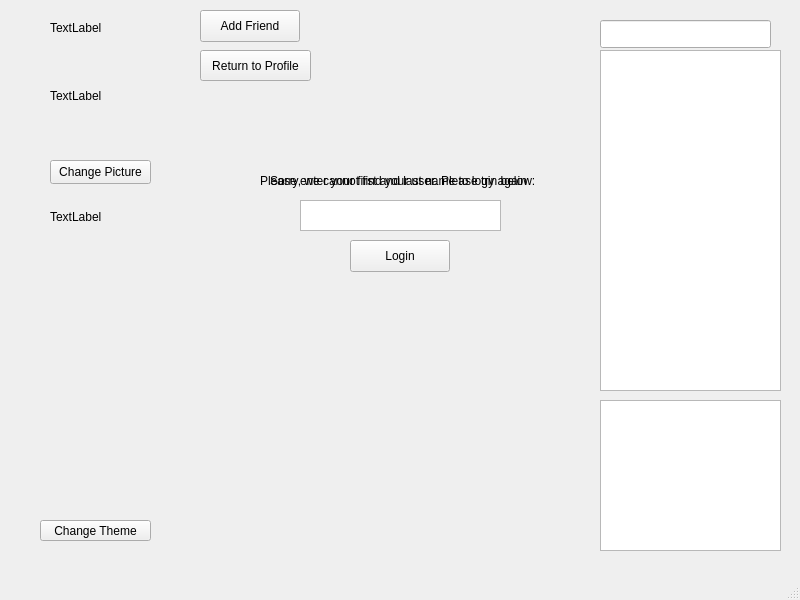
<?xml version="1.0" encoding="UTF-8"?>
<ui version="4.0">
 <class>SocialNetworkWindow</class>
 <widget class="QMainWindow" name="SocialNetworkWindow">
  <property name="geometry">
   <rect>
    <x>0</x>
    <y>0</y>
    <width>800</width>
    <height>600</height>
   </rect>
  </property>
  <property name="windowTitle">
   <string>SocialNetworkWindow</string>
  </property>
  <property name="unifiedTitleAndToolBarOnMac">
   <bool>false</bool>
  </property>
  <widget class="QWidget" name="centralwidget">
   <widget class="QLabel" name="promptLabel">
    <property name="geometry">
     <rect>
      <x>260</x>
      <y>160</y>
      <width>361</width>
      <height>41</height>
     </rect>
    </property>
    <property name="text">
     <string>Please enter your first and last name to login below:</string>
    </property>
   </widget>
   <widget class="QPushButton" name="loginButton">
    <property name="geometry">
     <rect>
      <x>350</x>
      <y>240</y>
      <width>100</width>
      <height>32</height>
     </rect>
    </property>
    <property name="text">
     <string>Login</string>
    </property>
   </widget>
   <widget class="QTextEdit" name="textEdit">
    <property name="geometry">
     <rect>
      <x>300</x>
      <y>200</y>
      <width>201</width>
      <height>31</height>
     </rect>
    </property>
   </widget>
   <widget class="QLabel" name="errorLabel">
    <property name="geometry">
     <rect>
      <x>270</x>
      <y>160</y>
      <width>301</width>
      <height>41</height>
     </rect>
    </property>
    <property name="text">
     <string>Sorry, we cannot find your user. Please try again</string>
    </property>
   </widget>
   <widget class="QLabel" name="profileNameLabel">
    <property name="geometry">
     <rect>
      <x>50</x>
      <y>20</y>
      <width>141</width>
      <height>16</height>
     </rect>
    </property>
    <property name="text">
     <string>TextLabel</string>
    </property>
   </widget>
   <widget class="QTableWidget" name="friendsTable">
    <property name="geometry">
     <rect>
      <x>600</x>
      <y>50</y>
      <width>181</width>
      <height>341</height>
     </rect>
    </property>
    <attribute name="horizontalHeaderCascadingSectionResizes">
     <bool>false</bool>
    </attribute>
    <attribute name="horizontalHeaderStretchLastSection">
     <bool>true</bool>
    </attribute>
    <attribute name="verticalHeaderVisible">
     <bool>true</bool>
    </attribute>
    <attribute name="verticalHeaderStretchLastSection">
     <bool>false</bool>
    </attribute>
   </widget>
   <widget class="QLabel" name="postsLabel">
    <property name="geometry">
     <rect>
      <x>50</x>
      <y>210</y>
      <width>541</width>
      <height>291</height>
     </rect>
    </property>
    <property name="text">
     <string>TextLabel</string>
    </property>
    <property name="alignment">
     <set>Qt::AlignmentFlag::AlignJustify|Qt::AlignmentFlag::AlignTop</set>
    </property>
   </widget>
   <widget class="QPushButton" name="returnButton">
    <property name="geometry">
     <rect>
      <x>200</x>
      <y>50</y>
      <width>111</width>
      <height>31</height>
     </rect>
    </property>
    <property name="text">
     <string>Return to Profile</string>
    </property>
   </widget>
   <widget class="QTableWidget" name="friendSuggestions">
    <property name="geometry">
     <rect>
      <x>600</x>
      <y>400</y>
      <width>181</width>
      <height>151</height>
     </rect>
    </property>
    <attribute name="horizontalHeaderStretchLastSection">
     <bool>true</bool>
    </attribute>
   </widget>
   <widget class="QPushButton" name="addFriendButton">
    <property name="geometry">
     <rect>
      <x>200</x>
      <y>10</y>
      <width>100</width>
      <height>32</height>
     </rect>
    </property>
    <property name="text">
     <string>Add Friend</string>
    </property>
   </widget>
   <widget class="QLabel" name="pictureLabel">
    <property name="geometry">
     <rect>
      <x>50</x>
      <y>50</y>
      <width>101</width>
      <height>91</height>
     </rect>
    </property>
    <property name="text">
     <string>TextLabel</string>
    </property>
   </widget>
   <widget class="QPushButton" name="changePictureButton">
    <property name="geometry">
     <rect>
      <x>50</x>
      <y>160</y>
      <width>101</width>
      <height>24</height>
     </rect>
    </property>
    <property name="text">
     <string>Change Picture</string>
    </property>
   </widget>
   <widget class="QPushButton" name="themeToggleButton">
    <property name="geometry">
     <rect>
      <x>40</x>
      <y>520</y>
      <width>111</width>
      <height>21</height>
     </rect>
    </property>
    <property name="text">
     <string>Change Theme</string>
    </property>
   </widget>
   <widget class="QLineEdit" name="friendSearchBar">
    <property name="geometry">
     <rect>
      <x>600</x>
      <y>20</y>
      <width>171</width>
      <height>28</height>
     </rect>
    </property>
    <property name="text">
     <string/>
    </property>
   </widget>
  </widget>
  <widget class="QMenuBar" name="menubar">
   <property name="geometry">
    <rect>
     <x>0</x>
     <y>0</y>
     <width>800</width>
     <height>25</height>
    </rect>
   </property>
  </widget>
  <widget class="QStatusBar" name="statusbar"/>
 </widget>
 <resources/>
 <connections/>
</ui>
